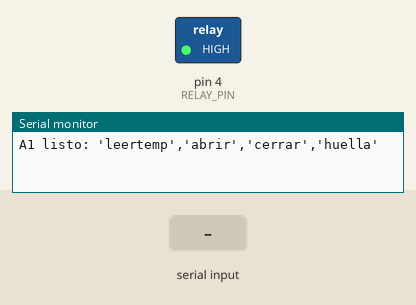
The sketch below on a simulated Arduino Uno, built with avr-gcc and run on an emulated ATmega328P. On the bench: switched loads named in the sketch (green lamp = pin HIGH), the last lines printed to the serial monitor. The test bench sets the inputs (shaded band).

Above: at 2.2 s.
2.3 s: "abrir\n" received over Serial
At 3.0 s:
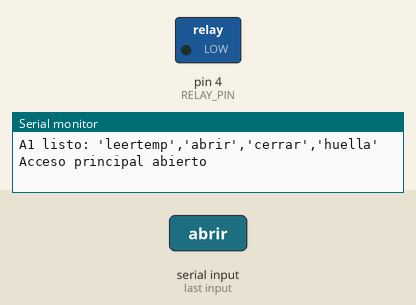
6.0 s: "cerrar\n" received over Serial
At 7.0 s:
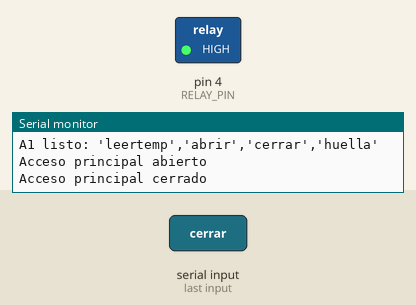
Timing chart, 0 to 9.0 s (numbered marks = the images above; inputs shaded):
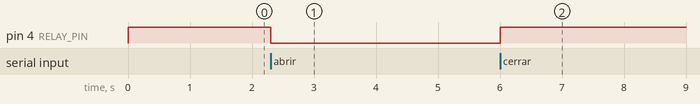

The sketch:

A1.ino
```cpp
#include <OneWire.h>
#include <DallasTemperature.h>
#include <Adafruit_Fingerprint.h>
#include <SoftwareSerial.h>

#define ONE_WIRE_BUS 5
#define RELAY_PIN 4
#define FINGER_RX 2
#define FINGER_TX 3

SoftwareSerial fingerSerial(FINGER_RX, FINGER_TX);
Adafruit_Fingerprint finger(&fingerSerial);

OneWire oneWire(ONE_WIRE_BUS);
DallasTemperature sensors(&oneWire);

String bufferIn;
bool cmdReady = false;

void setup() {
  Serial.begin(9600);
  while (!Serial);

  pinMode(RELAY_PIN, OUTPUT);
  digitalWrite(RELAY_PIN, HIGH);

  fingerSerial.begin(57600);
  finger.begin(57600);
  if (!finger.verifyPassword()) Serial.println("\xE2\x9A\xA0\xEF\xB8\x8F Huella no detectada");

  sensors.begin();
  Serial.println("A1 listo: 'leertemp','abrir','cerrar','huella'");
}

void loop() {
  while (Serial.available()) {
    char c = Serial.read();
    if (c == '\r') continue;
    if (c == '\n') { cmdReady = true; break; }
    bufferIn += c;
  }
  if (!cmdReady) return;

  String cmd = bufferIn;
  cmd.trim();
  bufferIn = "";
  cmdReady = false;

  if (cmd.equalsIgnoreCase("leertemp")) {
    sensors.requestTemperatures();
    float t = sensors.getTempCByIndex(0);
    if (t == DEVICE_DISCONNECTED_C) {
      Serial.println("Error: DS18B20 no conectado");
    } else {
      Serial.print("\xF0\x9F\x8C\xA1\xEF\xB8\x8F Temp: ");
      Serial.print(t, 1);
      Serial.println(" \xC2\xB0C");
    }
    return;
  }

  if (cmd.equalsIgnoreCase("abrir")) {
    digitalWrite(RELAY_PIN, LOW);
    Serial.println("Acceso principal abierto");
    return;
  }
  if (cmd.equalsIgnoreCase("cerrar")) {
    digitalWrite(RELAY_PIN, HIGH);
    Serial.println("Acceso principal cerrado");
    return;
  }

  if (cmd.equalsIgnoreCase("huella")) {
    if (finger.getImage() == FINGERPRINT_OK &&
        finger.image2Tz() == FINGERPRINT_OK &&
        finger.fingerFastSearch() == FINGERPRINT_OK) {
      Serial.println("Huella válida");
    } else {
      Serial.println("Huella no válida");
    }
    return;
  }
}
```

Measured:
- after the input at 2.3 s, pin 4 (RELAY_PIN): HIGH → LOW at once
- after the input at 6.0 s, pin 4 (RELAY_PIN): LOW → HIGH at once
